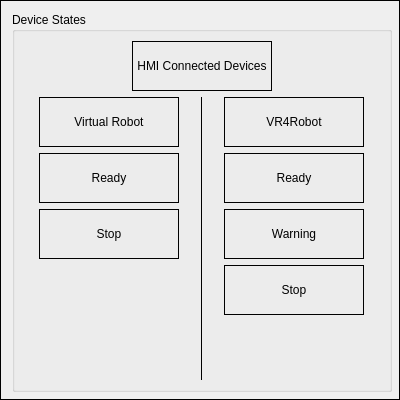
            <widget class="QFrame" name="frame_4">
             <property name="sizePolicy">
              <sizepolicy hsizetype="Maximum" vsizetype="Maximum">
               <horstretch>0</horstretch>
               <verstretch>0</verstretch>
              </sizepolicy>
             </property>
             <property name="minimumSize">
              <size>
               <width>400</width>
               <height>400</height>
              </size>
             </property>
             <property name="maximumSize">
              <size>
               <width>400</width>
               <height>400</height>
              </size>
             </property>
             <property name="frameShape">
              <enum>QFrame::Box</enum>
             </property>
             <property name="frameShadow">
              <enum>QFrame::Plain</enum>
             </property>
             <layout class="QVBoxLayout" name="verticalLayout_6">
              <item>
               <widget class="QGroupBox" name="deviceStates">
                <property name="sizePolicy">
                 <sizepolicy hsizetype="Maximum" vsizetype="Maximum">
                  <horstretch>0</horstretch>
                  <verstretch>0</verstretch>
                 </sizepolicy>
                </property>
                <property name="minimumSize">
                 <size>
                  <width>380</width>
                  <height>380</height>
                 </size>
                </property>
                <property name="maximumSize">
                 <size>
                  <width>380</width>
                  <height>380</height>
                 </size>
                </property>
                <property name="title">
                 <string>Device States</string>
                </property>
                <layout class="QVBoxLayout" name="verticalLayout_16">
                 <item>
                  <layout class="QHBoxLayout" name="horizontalLayout_19">
                   <item>
                    <spacer name="horizontalSpacer_11">
                     <property name="orientation">
                      <enum>Qt::Horizontal</enum>
                     </property>
                     <property name="sizeHint" stdset="0">
                      <size>
                       <width>40</width>
                       <height>20</height>
                      </size>
                     </property>
                    </spacer>
                   </item>
                   <item>
                    <widget class="QLabel" name="hmiConnectedDevicesStates">
                     <property name="sizePolicy">
                      <sizepolicy hsizetype="Fixed" vsizetype="Fixed">
                       <horstretch>0</horstretch>
                       <verstretch>0</verstretch>
                      </sizepolicy>
                     </property>
                     <property name="minimumSize">
                      <size>
                       <width>140</width>
                       <height>50</height>
                      </size>
                     </property>
                     <property name="maximumSize">
                      <size>
                       <width>140</width>
                       <height>50</height>
                      </size>
                     </property>
                     <property name="frameShape">
                      <enum>QFrame::Box</enum>
                     </property>
                     <property name="text">
                      <string>HMI Connected Devices</string>
                     </property>
                     <property name="alignment">
                      <set>Qt::AlignCenter</set>
                     </property>
                    </widget>
                   </item>
                   <item>
                    <spacer name="horizontalSpacer_12">
                     <property name="orientation">
                      <enum>Qt::Horizontal</enum>
                     </property>
                     <property name="sizeHint" stdset="0">
                      <size>
                       <width>40</width>
                       <height>20</height>
                      </size>
                     </property>
                    </spacer>
                   </item>
                  </layout>
                 </item>
                 <item>
                  <layout class="QHBoxLayout" name="horizontalLayout_31">
                   <item>
                    <layout class="QVBoxLayout" name="verticalLayout_14">
                     <item>
                      <widget class="QLabel" name="virtualState">
                       <property name="sizePolicy">
                        <sizepolicy hsizetype="Fixed" vsizetype="Fixed">
                         <horstretch>0</horstretch>
                         <verstretch>0</verstretch>
                        </sizepolicy>
                       </property>
                       <property name="minimumSize">
                        <size>
                         <width>140</width>
                         <height>50</height>
                        </size>
                       </property>
                       <property name="maximumSize">
                        <size>
                         <width>140</width>
                         <height>50</height>
                        </size>
                       </property>
                       <property name="frameShape">
                        <enum>QFrame::Box</enum>
                       </property>
                       <property name="text">
                        <string>Virtual Robot</string>
                       </property>
                       <property name="alignment">
                        <set>Qt::AlignCenter</set>
                       </property>
                      </widget>
                     </item>
                     <item>
                      <widget class="QLabel" name="virtualReadyState">
                       <property name="sizePolicy">
                        <sizepolicy hsizetype="Fixed" vsizetype="Fixed">
                         <horstretch>0</horstretch>
                         <verstretch>0</verstretch>
                        </sizepolicy>
                       </property>
                       <property name="minimumSize">
                        <size>
                         <width>140</width>
                         <height>50</height>
                        </size>
                       </property>
                       <property name="maximumSize">
                        <size>
                         <width>140</width>
                         <height>50</height>
                        </size>
                       </property>
                       <property name="frameShape">
                        <enum>QFrame::Box</enum>
                       </property>
                       <property name="text">
                        <string>Ready</string>
                       </property>
                       <property name="alignment">
                        <set>Qt::AlignCenter</set>
                       </property>
                      </widget>
                     </item>
                     <item>
                      <widget class="QLabel" name="virtualStopState">
                       <property name="sizePolicy">
                        <sizepolicy hsizetype="Fixed" vsizetype="Fixed">
                         <horstretch>0</horstretch>
                         <verstretch>0</verstretch>
                        </sizepolicy>
                       </property>
                       <property name="minimumSize">
                        <size>
                         <width>140</width>
                         <height>50</height>
                        </size>
                       </property>
                       <property name="maximumSize">
                        <size>
                         <width>140</width>
                         <height>50</height>
                        </size>
                       </property>
                       <property name="frameShape">
                        <enum>QFrame::Box</enum>
                       </property>
                       <property name="text">
                        <string>Stop</string>
                       </property>
                       <property name="alignment">
                        <set>Qt::AlignCenter</set>
                       </property>
                      </widget>
                     </item>
                     <item>
                      <spacer name="verticalSpacer_3">
                       <property name="orientation">
                        <enum>Qt::Vertical</enum>
                       </property>
                       <property name="sizeHint" stdset="0">
                        <size>
                         <width>20</width>
                         <height>40</height>
                        </size>
                       </property>
                      </spacer>
                     </item>
                    </layout>
                   </item>
                   <item>
                    <widget class="Line" name="line">
                     <property name="sizePolicy">
                      <sizepolicy hsizetype="Fixed" vsizetype="Expanding">
                       <horstretch>0</horstretch>
                       <verstretch>0</verstretch>
                      </sizepolicy>
                     </property>
                     <property name="minimumSize">
                      <size>
                       <width>0</width>
                       <height>215</height>
                      </size>
                     </property>
                     <property name="frameShadow">
                      <enum>QFrame::Plain</enum>
                     </property>
                     <property name="orientation">
                      <enum>Qt::Vertical</enum>
                     </property>
                    </widget>
                   </item>
                   <item>
                    <layout class="QVBoxLayout" name="verticalLayout_15">
                     <item>
                      <widget class="QLabel" name="vr4State">
                       <property name="sizePolicy">
                        <sizepolicy hsizetype="Fixed" vsizetype="Fixed">
                         <horstretch>0</horstretch>
                         <verstretch>0</verstretch>
                        </sizepolicy>
                       </property>
                       <property name="minimumSize">
                        <size>
                         <width>140</width>
                         <height>50</height>
                        </size>
                       </property>
                       <property name="maximumSize">
                        <size>
                         <width>140</width>
                         <height>50</height>
                        </size>
                       </property>
                       <property name="frameShape">
                        <enum>QFrame::Box</enum>
                       </property>
                       <property name="text">
                        <string>VR4Robot</string>
                       </property>
                       <property name="alignment">
                        <set>Qt::AlignCenter</set>
                       </property>
                      </widget>
                     </item>
                     <item>
                      <widget class="QLabel" name="vr4ReadyState">
                       <property name="sizePolicy">
                        <sizepolicy hsizetype="Fixed" vsizetype="Fixed">
                         <horstretch>0</horstretch>
                         <verstretch>0</verstretch>
                        </sizepolicy>
                       </property>
                       <property name="minimumSize">
                        <size>
                         <width>140</width>
                         <height>50</height>
                        </size>
                       </property>
                       <property name="maximumSize">
                        <size>
                         <width>140</width>
                         <height>50</height>
                        </size>
                       </property>
                       <property name="frameShape">
                        <enum>QFrame::Box</enum>
                       </property>
                       <property name="text">
                        <string>Ready</string>
                       </property>
                       <property name="alignment">
                        <set>Qt::AlignCenter</set>
                       </property>
                      </widget>
                     </item>
                     <item>
                      <widget class="QLabel" name="vr4WarningState">
                       <property name="sizePolicy">
                        <sizepolicy hsizetype="Fixed" vsizetype="Fixed">
                         <horstretch>0</horstretch>
                         <verstretch>0</verstretch>
                        </sizepolicy>
                       </property>
                       <property name="minimumSize">
                        <size>
                         <width>140</width>
                         <height>50</height>
                        </size>
                       </property>
                       <property name="maximumSize">
                        <size>
                         <width>140</width>
                         <height>50</height>
                        </size>
                       </property>
                       <property name="frameShape">
                        <enum>QFrame::Box</enum>
                       </property>
                       <property name="text">
                        <string>Warning</string>
                       </property>
                       <property name="alignment">
                        <set>Qt::AlignCenter</set>
                       </property>
                      </widget>
                     </item>
                     <item>
                      <widget class="QLabel" name="vr4StopState">
                       <property name="sizePolicy">
                        <sizepolicy hsizetype="Fixed" vsizetype="Fixed">
                         <horstretch>0</horstretch>
                         <verstretch>0</verstretch>
                        </sizepolicy>
                       </property>
                       <property name="minimumSize">
                        <size>
                         <width>140</width>
                         <height>50</height>
                        </size>
                       </property>
                       <property name="maximumSize">
                        <size>
                         <width>140</width>
                         <height>50</height>
                        </size>
                       </property>
                       <property name="frameShape">
                        <enum>QFrame::Box</enum>
                       </property>
                       <property name="text">
                        <string>Stop</string>
                       </property>
                       <property name="alignment">
                        <set>Qt::AlignCenter</set>
                       </property>
                      </widget>
                     </item>
                     <item>
                      <spacer name="verticalSpacer_4">
                       <property name="orientation">
                        <enum>Qt::Vertical</enum>
                       </property>
                       <property name="sizeHint" stdset="0">
                        <size>
                         <width>20</width>
                         <height>40</height>
                        </size>
                       </property>
                      </spacer>
                     </item>
                    </layout>
                   </item>
                  </layout>
                 </item>
                </layout>
               </widget>
              </item>
             </layout>
            </widget>
